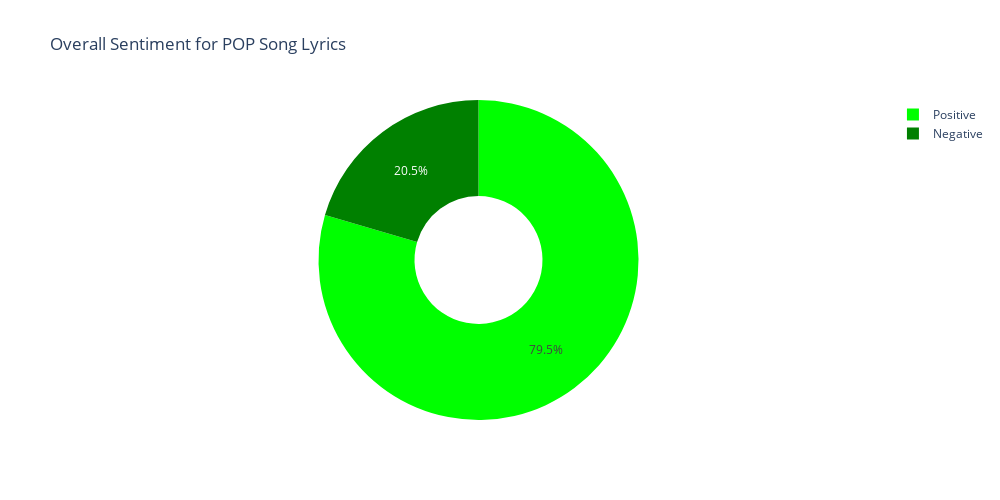

The notebook cell saved with this chart:
### Code cell
# import plotly.express as px
# Plot overall sentiment scores for genre

positives = result_lyrics_df['lyrics_sent'].loc[result_lyrics_df['lyrics_sent'] == 1 ].count()
negatives = result_lyrics_df['lyrics_sent'].loc[result_lyrics_df['lyrics_sent'] == -1 ].count()
index_names = ['Positive', 'Negative']

lyrics_sentiment = pd.DataFrame([positives,negatives], columns = ['Count'])
lyrics_sentiment.index = index_names

pop_sentiment_pie = px.pie(
    lyrics_sentiment, 
    values = 'Count', 
    names=index_names, 
    hole = 0.4, 
    color_discrete_sequence=["lime", "green"],
    width=1000, 
    height = 500,
    title='Overall Sentiment for POP Song Lyrics'
    )  
pop_sentiment_pie

### Figure 1 — Plotly figure (JSON) as saved in the notebook; plotly's stock layout.template omitted (floating-point values rounded to 4 significant figures)
{"data": [{"domain": {"x": [0, 1], "y": [0, 1]}, "hole": 0.4, "hovertemplate": "label=%{label}<br>Count=%{value}<extra></extra>", "labels": ["Positive", "Negative"], "legendgroup": "", "name": "", "showlegend": true, "type": "pie", "values": [35, 9]}], "layout": {"height": 500, "legend": {"tracegroupgap": 0}, "piecolorway": ["lime", "green"], "title": {"text": "Overall Sentiment for POP Song Lyrics"}, "width": 1000}}
